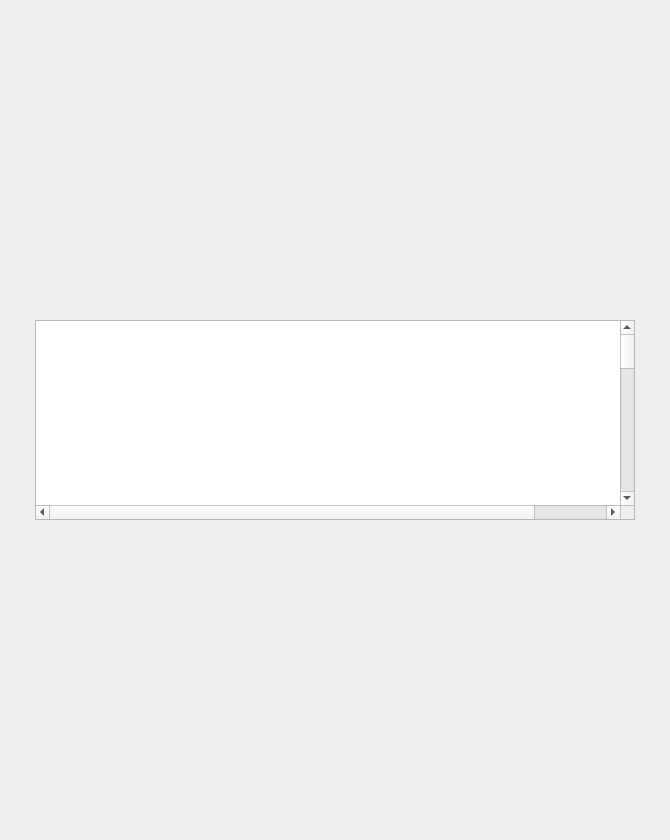
<?xml version="1.0" encoding="UTF-8"?>
<ui version="4.0">
 <class>GraphicsRepresentation</class>
 <widget class="QWidget" name="GraphicsRepresentation">
  <property name="windowModality">
   <enum>Qt::NonModal</enum>
  </property>
  <property name="geometry">
   <rect>
    <x>0</x>
    <y>0</y>
    <width>670</width>
    <height>840</height>
   </rect>
  </property>
  <property name="sizePolicy">
   <sizepolicy hsizetype="Preferred" vsizetype="Preferred">
    <horstretch>0</horstretch>
    <verstretch>0</verstretch>
   </sizepolicy>
  </property>
  <property name="minimumSize">
   <size>
    <width>650</width>
    <height>840</height>
   </size>
  </property>
  <property name="windowTitle">
   <string>Form</string>
  </property>
  <layout class="QHBoxLayout" name="horizontalLayout">
   <item>
    <widget class="QGraphicsView" name="graphicsView">
     <property name="enabled">
      <bool>true</bool>
     </property>
     <property name="sizePolicy">
      <sizepolicy hsizetype="Expanding" vsizetype="Fixed">
       <horstretch>0</horstretch>
       <verstretch>0</verstretch>
      </sizepolicy>
     </property>
     <property name="minimumSize">
      <size>
       <width>600</width>
       <height>200</height>
      </size>
     </property>
     <property name="maximumSize">
      <size>
       <width>600</width>
       <height>200</height>
      </size>
     </property>
     <property name="layoutDirection">
      <enum>Qt::LeftToRight</enum>
     </property>
     <property name="inputMethodHints">
      <set>Qt::ImhPreferNumbers</set>
     </property>
     <property name="sceneRect">
      <rectf>
       <x>0.000000000000000</x>
       <y>0.000000000000000</y>
       <width>670.000000000000000</width>
       <height>853.000000000000000</height>
      </rectf>
     </property>
    </widget>
   </item>
  </layout>
 </widget>
 <resources/>
 <connections/>
</ui>
